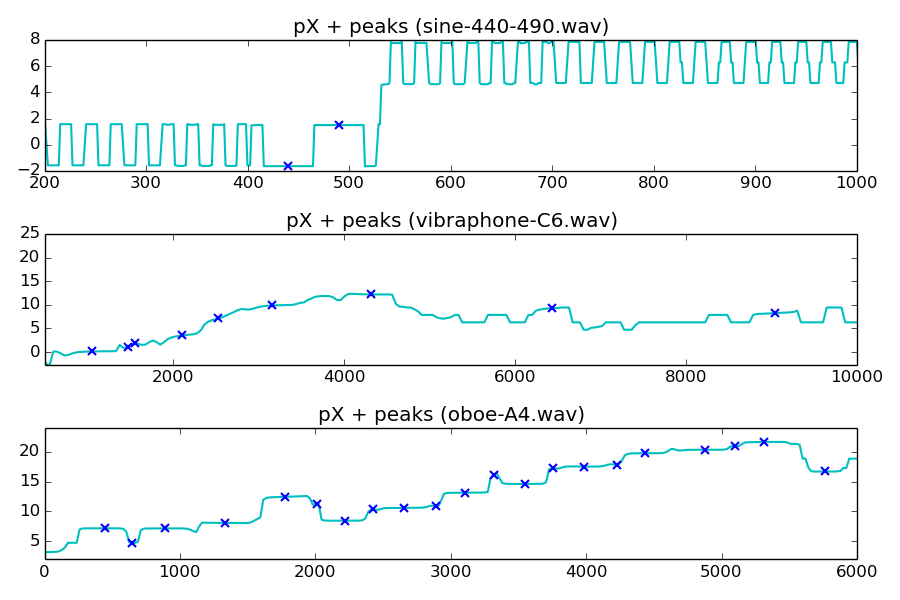

Source code (Python):
import numpy as np
import matplotlib.pyplot as plt
from scipy.signal import hamming, triang, blackmanharris
import sys, os, functools, time
sys.path.append(os.path.join(os.path.dirname(os.path.realpath(__file__)), '../../../software/models/'))
import dftModel as DFT
import utilFunctions as UF

(fs, x) = UF.wavread('../../../sounds/sine-440-490.wav')
w = np.hamming(3529)
N = 32768
hN = N/2
t = -20
pin = 4850
x1 = x[pin:pin+w.size]
mX1, pX1 = DFT.dftAnal(x1, w, N)
ploc = UF.peakDetection(mX1, t)
pmag = mX1[ploc] 
iploc, ipmag, ipphase = UF.peakInterp(mX1, pX1, ploc)

plt.figure(1, figsize=(9, 6))
plt.subplot(311)
plt.plot(fs*np.arange(pX1.size)/float(N), pX1, 'c', lw=1.5)
plt.plot(fs * iploc / N, ipphase, marker='x', color='b', alpha=1, linestyle='', markeredgewidth=1.5) 
plt.axis([200, 1000, -2, 8])
plt.title('pX + peaks (sine-440-490.wav)')


(fs, x) = UF.wavread('../../../sounds/vibraphone-C6.wav')
w = np.blackman(401)
N = 1024
hN = N/2
t = -80
pin = 200
x2 = x[pin:pin+w.size]
mX2, pX2 = DFT.dftAnal(x2, w, N)
ploc = UF.peakDetection(mX2, t)
pmag = mX2[ploc] 
iploc, ipmag, ipphase = UF.peakInterp(mX2, pX2, ploc)

plt.subplot(3,1,2)
plt.plot(fs*np.arange(pX2.size)/float(N), pX2, 'c', lw=1.5)
plt.plot(fs * iploc/N, ipphase, marker='x', color='b', alpha=1, linestyle='', markeredgewidth=1.5) 
plt.axis([500,10000,min(pX2), 25])
plt.title('pX + peaks (vibraphone-C6.wav)')

(fs, x) = UF.wavread('../../../sounds/oboe-A4.wav')
w = np.blackman(651)
N = 2048
hN = N/2
t = -80
pin = 10000
x3 = x[pin:pin+w.size]
mX3, pX3 = DFT.dftAnal(x3, w, N)
ploc = UF.peakDetection(mX3, t)
pmag = mX3[ploc] 
iploc, ipmag, ipphase = UF.peakInterp(mX3, pX3, ploc)

plt.subplot(3,1,3)
plt.plot(fs*np.arange(pX3.size)/float(N), pX3, 'c', lw=1.5)
plt.plot(fs * iploc / N, ipphase, marker='x', color='b', alpha=1, linestyle='', markeredgewidth=1.5)
plt.axis([0,6000,2, 24])
plt.title('pX + peaks (oboe-A4.wav)')

plt.tight_layout()
plt.savefig('sines-partials-harmonics-phase.png')
plt.show()
